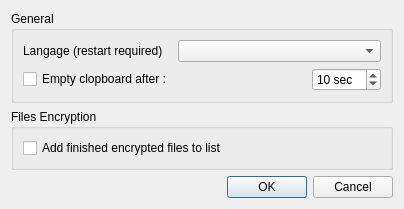
<?xml version="1.0" encoding="UTF-8"?>
<ui version="4.0">
 <class>ConfigDialog</class>
 <widget class="QDialog" name="ConfigDialog">
  <property name="geometry">
   <rect>
    <x>0</x>
    <y>0</y>
    <width>404</width>
    <height>200</height>
   </rect>
  </property>
  <property name="windowTitle">
   <string>Arsenic Configuration</string>
  </property>
  <layout class="QVBoxLayout" name="verticalLayout">
   <item>
    <widget class="QGroupBox" name="groupBox">
     <property name="title">
      <string>General</string>
     </property>
     <layout class="QGridLayout" name="gridLayout">
      <item row="1" column="1">
       <spacer name="horizontalSpacer">
        <property name="orientation">
         <enum>Qt::Horizontal</enum>
        </property>
        <property name="sizeHint" stdset="0">
         <size>
          <width>40</width>
          <height>20</height>
         </size>
        </property>
       </spacer>
      </item>
      <item row="1" column="2">
       <widget class="QSpinBox" name="spinBox_clip">
        <property name="suffix">
         <string> sec</string>
        </property>
        <property name="minimum">
         <number>1</number>
        </property>
        <property name="maximum">
         <number>999</number>
        </property>
        <property name="value">
         <number>10</number>
        </property>
       </widget>
      </item>
      <item row="1" column="0">
       <widget class="QCheckBox" name="checkBox_empty">
        <property name="text">
         <string>Empty clopboard after :</string>
        </property>
       </widget>
      </item>
      <item row="0" column="0">
       <widget class="QLabel" name="label">
        <property name="text">
         <string>Langage (restart required)</string>
        </property>
       </widget>
      </item>
      <item row="0" column="1" colspan="2">
       <widget class="QComboBox" name="languageComboBox"/>
      </item>
     </layout>
    </widget>
   </item>
   <item>
    <widget class="QGroupBox" name="groupBox_3">
     <property name="title">
      <string>Files Encryption</string>
     </property>
     <layout class="QGridLayout" name="gridLayout_3">
      <item row="0" column="0">
       <widget class="QCheckBox" name="checkAddEncrypted">
        <property name="text">
         <string>Add finished encrypted files to list</string>
        </property>
       </widget>
      </item>
     </layout>
    </widget>
   </item>
   <item>
    <widget class="QDialogButtonBox" name="buttonBox">
     <property name="orientation">
      <enum>Qt::Horizontal</enum>
     </property>
     <property name="standardButtons">
      <set>QDialogButtonBox::Cancel|QDialogButtonBox::Ok</set>
     </property>
    </widget>
   </item>
  </layout>
 </widget>
 <resources/>
 <connections>
  <connection>
   <sender>buttonBox</sender>
   <signal>accepted()</signal>
   <receiver>ConfigDialog</receiver>
   <slot>accept()</slot>
   <hints>
    <hint type="sourcelabel">
     <x>248</x>
     <y>254</y>
    </hint>
    <hint type="destinationlabel">
     <x>157</x>
     <y>274</y>
    </hint>
   </hints>
  </connection>
  <connection>
   <sender>buttonBox</sender>
   <signal>rejected()</signal>
   <receiver>ConfigDialog</receiver>
   <slot>reject()</slot>
   <hints>
    <hint type="sourcelabel">
     <x>316</x>
     <y>260</y>
    </hint>
    <hint type="destinationlabel">
     <x>286</x>
     <y>274</y>
    </hint>
   </hints>
  </connection>
 </connections>
</ui>
